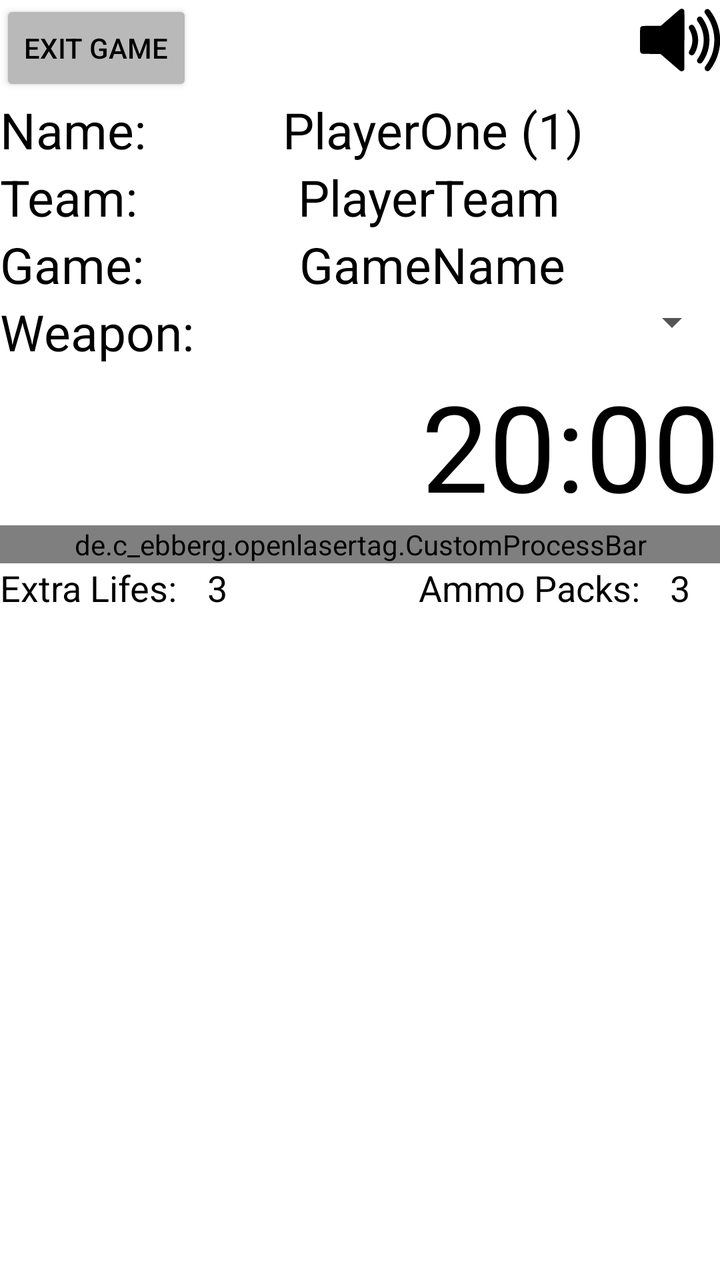
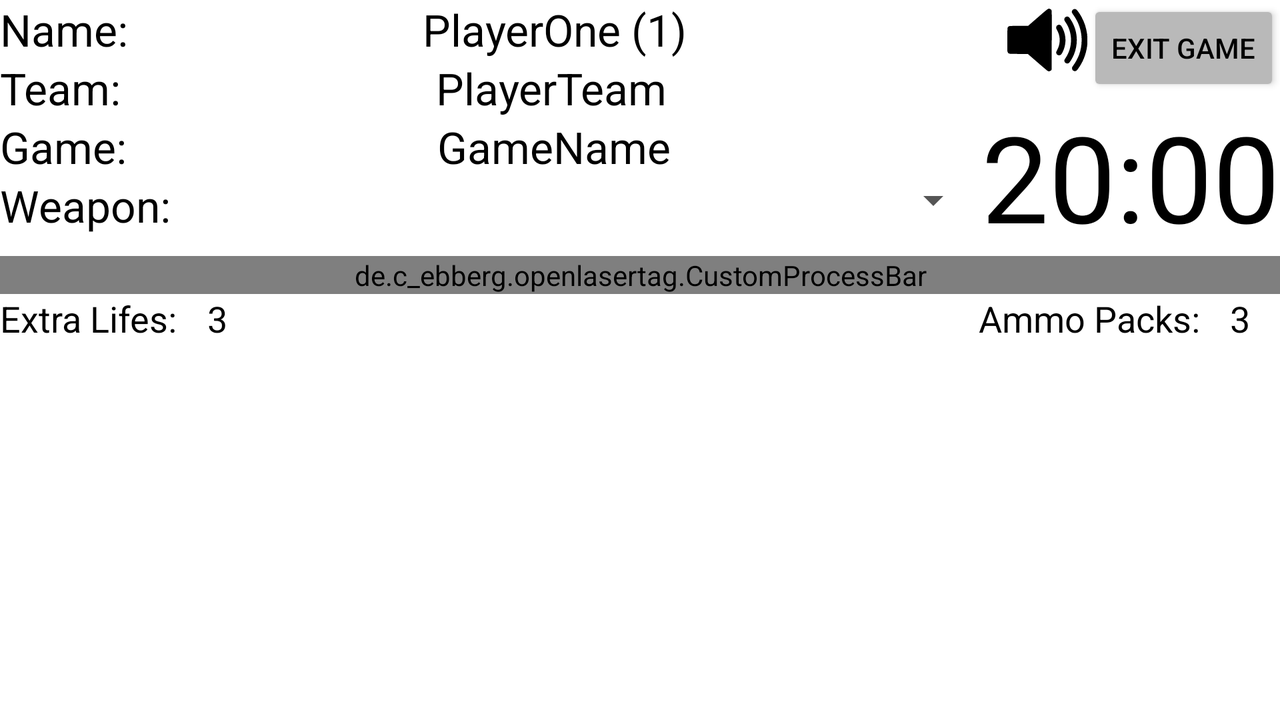

Two renders of one Android screen. The first uses the default layout on a phone; the second uses the alternative layout the repository ships for a different screen configuration, on a matching device. The two XML files are below.
<!-- AndroidManifest.xml: activity theme LightNoActionBar -->
<!-- res/layout/activity_game.xml -->
<?xml version="1.0" encoding="utf-8"?>
<RelativeLayout xmlns:android="http://schemas.android.com/apk/res/android"
    xmlns:tools="http://schemas.android.com/tools"
    xmlns:app="http://schemas.android.com/apk/res-auto"
    android:id="@+id/activity_game"
    android:layout_width="match_parent"
    android:layout_height="match_parent"
    tools:context="de.c_ebberg.openlasertag.GameActivity">

    <RelativeLayout
        android:layout_width="match_parent"
        android:layout_height="match_parent">

        <Button
            android:text="@string/ExitGame"
            android:layout_width="wrap_content"
            android:layout_height="wrap_content"
            android:layout_alignParentTop="true"
            android:layout_alignParentLeft="true"
            android:layout_alignParentStart="true"
            android:id="@+id/exit_game_button"/>

        <ImageButton
            app:srcCompat="@drawable/ic_sound"
            android:scaleType="fitCenter"
            android:background="#00000000"
            android:layout_alignParentTop="true"
            android:layout_alignParentRight="true"
            android:layout_alignParentEnd="true"
            android:layout_width="40dp"
            android:layout_height="40dp"
            android:id="@+id/game_sound_button"/>

        <TextView
            android:text="@string/NameDoublePoint"
            android:textSize="25sp"
            android:textColor="?colorTextPrimary"
            android:layout_width="wrap_content"
            android:layout_height="wrap_content"
            android:layout_below="@id/exit_game_button"
            android:id="@+id/player_name_id_label"/>

        <TextView
            android:text="PlayerOne (1)"
            android:textSize="25sp"
            android:textColor="?colorTextPrimary"
            android:textAlignment="center"
            android:layout_width="match_parent"
            android:layout_height="wrap_content"
            android:layout_below="@id/exit_game_button"
            android:layout_toRightOf="@id/player_name_id_label"
            android:layout_toEndOf="@id/player_name_id_label"
            android:id="@+id/player_name_id_text"/>

        <TextView
            android:text="@string/TeamDoublePoint"
            android:textSize="25sp"
            android:textColor="?colorTextPrimary"
            android:layout_width="wrap_content"
            android:layout_height="wrap_content"
            android:layout_below="@id/player_name_id_label"
            android:layout_alignParentLeft="true"
            android:layout_alignParentStart="true"
            android:id="@+id/team_label"/>

        <TextView
            android:text="PlayerTeam"
            android:textSize="25sp"
            android:textColor="?colorTextPrimary"
            android:textAlignment="center"
            android:layout_width="match_parent"
            android:layout_height="wrap_content"
            android:layout_below="@id/player_name_id_text"
            android:layout_toRightOf="@id/team_label"
            android:layout_toEndOf="@id/team_label"
            android:id="@+id/team_text"/>

        <TextView
            android:text="@string/GameDoublePoint"
            android:textSize="25sp"
            android:textColor="?colorTextPrimary"
            android:layout_width="wrap_content"
            android:layout_height="wrap_content"
            android:layout_below="@id/team_label"
            android:layout_alignParentLeft="true"
            android:layout_alignParentStart="true"
            android:id="@+id/game_name_label"/>

        <TextView
            android:text="GameName"
            android:textSize="25sp"
            android:textColor="?colorTextPrimary"
            android:textAlignment="center"
            android:layout_width="match_parent"
            android:layout_height="wrap_content"
            android:layout_toRightOf="@id/game_name_label"
            android:layout_toEndOf="@id/game_name_label"
            android:layout_below="@id/team_text"
            android:id="@+id/game_name_text"/>

        <TextView
            android:text="@string/WeaponDoublePoint"
            android:textSize="25sp"
            android:textColor="?colorTextPrimary"
            android:layout_width="wrap_content"
            android:layout_height="wrap_content"
            android:layout_alignParentLeft="true"
            android:layout_alignParentStart="true"
            android:layout_below="@id/game_name_label"
            android:id="@+id/game_weapon_select_label"/>

        <Spinner
            android:layout_width="match_parent"
            android:layout_height="wrap_content"
            android:layout_toRightOf="@id/game_weapon_select_label"
            android:layout_toEndOf="@id/game_weapon_select_label"
            android:layout_below="@id/game_name_text"
            android:id="@+id/game_weapon_select_spinner"/>

        <RelativeLayout
            android:layout_width="match_parent"
            android:layout_height="wrap_content"
            android:id="@+id/game_time_layout"
            android:layout_below="@id/game_weapon_select_label">
            <TextView
                android:text="20:00"
                android:textSize="60sp"
                android:textColor="?colorTextPrimary"
                android:layout_width="wrap_content"
                android:layout_height="wrap_content"
                android:layout_alignParentRight="true"
                android:layout_alignParentEnd="true"
                android:id="@+id/game_time_text"/>

            <ImageView
                app:srcCompat="@drawable/icon_flag"
                android:layout_width="60dp"
                android:layout_height="60dp"
                android:visibility="gone"
                android:id="@+id/game_flag_view"/>
        </RelativeLayout>

        <de.c_ebberg.openlasertag.CustomProcessBar
            android:layout_width="match_parent"
            android:layout_height="wrap_content"
            android:id="@+id/game_points_bar"
            android:layout_below="@id/game_time_layout"
            app:TextDimension="18sp"
            app:ValuePreceision="0"

            app:Bar1="true"
            app:Bar1Color="#FFFF0000"
            app:Bar1BackgroundDarker="150"
            app:Label1Color="?colorTextPrimary"
            app:Label1Text="@string/Life"
            app:Bar1ValueColor="#FFFFFFFF"
            app:Bar1ShowValue="true"
            app:Bar1MaxValue="100"
            app:Bar2="true"
            app:Bar2Color="#FF00FF00"
            app:Bar2BackgroundDarker="150"
            app:Label2Color="?colorTextPrimary"
            app:Label2Text="@string/Shield"
            app:Bar2ValueColor="#FFFFFFFF"
            app:Bar2ShowValue="true"
            app:Bar2MaxValue="100"
            app:Bar3="true"
            app:Bar3Color="#FF0000FF"
            app:Bar3BackgroundDarker="150"
            app:Label3Color="?colorTextPrimary"
            app:Label3Text="@string/Ammo"
            app:Bar3ValueColor="#FFFFFFFF"
            app:Bar3ShowValue="true"
            app:Bar3MaxValue="100"

            app:Bar1Value="100"
            app:Bar2Value="50"
            app:Bar3Value="20"
            />

        <RelativeLayout
            android:layout_width="match_parent"
            android:layout_height="wrap_content"
            android:layout_below="@id/game_points_bar"
            android:id="@+id/extra_lifes_layout">

            <TextView
                android:text="3"
                android:textSize="18sp"
                android:textColor="?colorTextPrimary"
                android:layout_width="wrap_content"
                android:layout_height="wrap_content"
                android:layout_alignParentRight="true"
                android:layout_alignParentEnd="true"
                android:paddingLeft="15dp"
                android:paddingStart="15dp"
                android:paddingRight="15dp"
                android:paddingEnd="15dp"
                android:id="@+id/ammo_packs_text"/>

            <TextView
                android:text="@string/AmmoPacksDoublePoint"
                android:textSize="18sp"
                android:textColor="?colorTextPrimary"
                android:layout_width="wrap_content"
                android:layout_height="wrap_content"
                android:layout_toLeftOf="@id/ammo_packs_text"
                android:layout_toStartOf="@id/ammo_packs_text"
                android:id="@+id/ammo_packs_label"/>

            <TextView
                android:text="@string/ExtraLifesDoublePoint"
                android:textSize="18sp"
                android:textColor="?colorTextPrimary"
                android:layout_width="wrap_content"
                android:layout_height="wrap_content"
                android:layout_alignParentLeft="true"
                android:layout_alignParentStart="true"
                android:id="@+id/extra_lifes_label"/>

            <TextView
                android:text="3"
                android:textSize="18sp"
                android:textColor="?colorTextPrimary"
                android:layout_width="match_parent"
                android:layout_height="wrap_content"
                android:layout_toRightOf="@id/extra_lifes_label"
                android:layout_toEndOf="@id/extra_lifes_label"
                android:paddingLeft="15dp"
                android:paddingStart="15dp"
                android:paddingRight="15dp"
                android:paddingEnd="15dp"
                android:id="@+id/extra_lifes_text"/>

        </RelativeLayout>

        <ScrollView
            android:layout_width="match_parent"
            android:layout_height="wrap_content"
            android:layout_alignParentBottom="true"
            android:id="@+id/game_item_scroll_view">
            <GridLayout
                android:layout_width="match_parent"
                android:layout_height="wrap_content"
                android:columnCount="6"
                android:rowCount="2"
                android:id="@+id/game_item_layout"/>
        </ScrollView>

        <ListView
            android:layout_width="match_parent"
            android:layout_height="wrap_content"
            android:layout_below="@id/extra_lifes_layout"
            android:layout_above="@id/game_item_scroll_view"
            android:id="@+id/game_messages_listview"/>

        <LinearLayout
            android:layout_width="match_parent"
            android:layout_height="wrap_content"
            android:orientation="vertical"
            android:layout_below="@id/extra_lifes_layout"
            android:visibility="gone"
            android:id="@+id/game_endstats_layout">
            <ImageView
                android:layout_width="match_parent"
                android:layout_height="2dp"
                android:background="?colorItemDivider"/>
            <TextView
                android:text="@string/GameStats"
                android:textColor="?colorTextPrimary"
                android:textSize="23sp"
                android:layout_width="match_parent"
                android:layout_height="wrap_content" />
            <ListView
                android:layout_width="match_parent"
                android:layout_height="wrap_content"
                android:id="@+id/game_stats_list"/>
        </LinearLayout>

    </RelativeLayout>

    <RelativeLayout
        android:layout_width="match_parent"
        android:layout_height="match_parent"
        android:visibility="gone"
        android:background="?colorOverlay"
        android:id="@+id/countdown_overlay_layout"
        >

        <TextView
            android:text="10"
            android:textColor="?colorOverlayText"
            android:textSize="60sp"
            android:textAlignment="center"
            android:layout_width="match_parent"
            android:layout_height="wrap_content"
            android:layout_centerVertical="true"
            android:id="@+id/countdown_overlay_text"/>
    </RelativeLayout>

</RelativeLayout>
<!-- resources referenced by this layout -->
<resources>
  <!-- drawable icon_flag (drawable) -->
  <vector android:height="24dp" android:viewportHeight="744.09436"
      android:viewportWidth="744.0945" android:width="24dp" xmlns:android="http://schemas.android.com/apk/res/android">
      <path android:fillAlpha="0.92653061" android:fillColor="#000000"
          android:pathData="M15.9,2.5L67.6,2.5A7.3,6 0,0 1,75 8.5L75,735.2A7.3,6 0,0 1,67.6 741.2L15.9,741.2A7.3,6 0,0 1,8.6 735.2L8.6,8.5A7.3,6 0,0 1,15.9 2.5z"
          android:strokeAlpha="1" android:strokeColor="#00000000"
          android:strokeLineCap="round" android:strokeLineJoin="round" android:strokeWidth="1"/>
      <path android:fillColor="#000000"
          android:pathData="m91.9,52.1 l1,363.7c0,0 3,13.1 10.1,12.1 7.1,-1 27.3,-7.1 27.3,-7.1 0,0 102,-29.3 227.3,42.4 125.3,71.7 198,65.7 299,38.4 101,-27.3 68.7,-38.4 68.7,-38.4 0,0 6.1,-1 8.1,-11.1 2,-10.1 0,-437.4 0,-437.4 0,0 -128.2,194.2 -346.5,64.6C354.6,60.2 243.3,-10.2 124.2,20.8l-23.2,6.1c-10.7,2.8 -9.1,25.3 -9.1,25.3z"
          android:strokeAlpha="1" android:strokeColor="#000000"
          android:strokeLineCap="butt" android:strokeLineJoin="miter" android:strokeWidth="1"/>
  </vector>
  <string name="Ammo">Ammo</string>
  <string name="AmmoPacksDoublePoint">Ammo Packs:</string>
  <string name="ExitGame">Exit Game</string>
  <string name="ExtraLifesDoublePoint">Extra Lifes:</string>
  <string name="GameDoublePoint">Game:</string>
  <string name="GameStats">Game Stats:</string>
  <string name="Life">Life</string>
  <string name="NameDoublePoint">Name:</string>
  <string name="Shield">Shield</string>
  <string name="TeamDoublePoint">Team:</string>
  <string name="WeaponDoublePoint">Weapon:</string>
  <style name="LightNoActionBar" parent="AppThemeLight">
          <item name="windowActionBar">false</item>
          <item name="windowNoTitle">true</item>
      </style>
  <color name="colorLightPrimary">#3F51B5</color>
  <color name="colorLightPrimaryDark">#303f9f</color>
  <color name="colorLightAccent">#FF4081</color>
  <color name="colorLightTextPrimary">#FF000000</color>
  <color name="colorLightTextSecondary">#FF555555</color>
  <color name="colorLightForegroundPrimary">#FF000000</color>
  <color name="colorLightBackground1">#FFFFFFFF</color>
  <style name="PopupItemTextAppearanceLight" parent="android:TextAppearance">
          <item name="android:textColor">@color/colorLightTextPrimary</item>
      </style>
  <color name="colorLightBackground2">#FFCCCCCC</color>
  <color name="colorLightBackgroundAccent">#9da5ed</color>
  <color name="colorLightTextAccent">#FFFF0000</color>
  <color name="colorLightTextBackgroundAccent">#88FF4081</color>
  <color name="colorLightForegroundSecondary">#FF999999</color>
  <color name="colorLightOverlay">#BB000000</color>
  <color name="colorLightOverlayText">#FFFFFFFF</color>
  <color name="colorLightItemDivider">#FF000000</color>
  <color name="colorLightDiagramValue">#5d5dff</color>
  <color name="colorLightButtonBackground">#b9b9b9</color>
  <color name="colorLightButtonBackgroundPressed">#a4a3a3</color>
</resources>
<!-- res/layout-land/activity_game.xml (the repository's variant of the layout above) -->
<!-- drawn on the phone turned sideways -->
<?xml version="1.0" encoding="utf-8"?>
<RelativeLayout xmlns:android="http://schemas.android.com/apk/res/android"
    xmlns:tools="http://schemas.android.com/tools"
    xmlns:app="http://schemas.android.com/apk/res-auto"
    android:id="@+id/activity_game"
    android:layout_width="match_parent"
    android:layout_height="match_parent"
    tools:context="de.c_ebberg.openlasertag.GameActivity">

    <RelativeLayout
        android:layout_width="match_parent"
        android:layout_height="match_parent">

        <Button
            android:text="@string/ExitGame"
            android:layout_width="wrap_content"
            android:layout_height="wrap_content"
            android:layout_alignParentTop="true"
            android:layout_alignParentRight="true"
            android:layout_alignParentEnd="true"
            android:id="@+id/exit_game_button"/>

        <ImageButton
            app:srcCompat="@drawable/ic_sound"
            android:scaleType="fitCenter"
            android:background="#00000000"
            android:layout_alignParentTop="true"
            android:layout_toLeftOf="@id/exit_game_button"
            android:layout_toStartOf="@id/exit_game_button"
            android:layout_width="40dp"
            android:layout_height="40dp"
            android:id="@+id/game_sound_button"/>

        <TextView
            android:text="20:00"
            android:textSize="60sp"
            android:textColor="?colorTextPrimary"
            android:layout_width="wrap_content"
            android:layout_height="wrap_content"
            android:layout_alignParentRight="true"
            android:layout_alignParentEnd="true"
            android:layout_below="@id/exit_game_button"
            android:id="@+id/game_time_text"/>
        <ImageView
            app:srcCompat="@drawable/icon_flag"
            android:layout_width="60dp"
            android:layout_height="60dp"
            android:layout_toLeftOf="@id/game_time_text"
            android:layout_toStartOf="@id/game_time_text"
            android:layout_below="@id/exit_game_button"
            android:visibility="gone"
            android:id="@+id/game_flag_view"/>

        <RelativeLayout
            android:layout_width="wrap_content"
            android:layout_height="wrap_content"
            android:layout_alignParentTop="true"
            android:layout_toLeftOf="@id/game_flag_view"
            android:layout_toStartOf="@id/game_flag_view"
            android:id="@+id/game_info_layout">
            <TextView
                android:text="@string/NameDoublePoint"
                android:textSize="@dimen/game_info_text_dimension"
                android:textColor="?colorTextPrimary"
                android:layout_width="wrap_content"
                android:layout_height="wrap_content"
                android:layout_alignParentTop="true"
                android:layout_alignParentLeft="true"
                android:layout_alignParentStart="true"
                android:id="@+id/player_name_id_label"/>

            <TextView
                android:text="PlayerOne (1)"
                android:textSize="@dimen/game_info_text_dimension"
                android:textColor="?colorTextPrimary"
                android:textAlignment="center"
                android:layout_width="match_parent"
                android:layout_height="wrap_content"
                android:layout_alignParentTop="true"
                android:layout_toRightOf="@id/player_name_id_label"
                android:layout_toEndOf="@id/player_name_id_label"
                android:id="@+id/player_name_id_text"/>

            <TextView
                android:text="@string/TeamDoublePoint"
                android:textSize="@dimen/game_info_text_dimension"
                android:textColor="?colorTextPrimary"
                android:layout_width="wrap_content"
                android:layout_height="wrap_content"
                android:layout_below="@id/player_name_id_label"
                android:layout_alignParentLeft="true"
                android:layout_alignParentStart="true"
                android:id="@+id/team_label"/>

            <TextView
                android:text="PlayerTeam"
                android:textSize="@dimen/game_info_text_dimension"
                android:textColor="?colorTextPrimary"
                android:textAlignment="center"
                android:layout_width="match_parent"
                android:layout_height="wrap_content"
                android:layout_below="@id/player_name_id_text"
                android:layout_toRightOf="@id/team_label"
                android:layout_toEndOf="@id/team_label"
                android:id="@+id/team_text"/>

            <TextView
                android:text="@string/GameDoublePoint"
                android:textSize="@dimen/game_info_text_dimension"
                android:textColor="?colorTextPrimary"
                android:layout_width="wrap_content"
                android:layout_height="wrap_content"
                android:layout_below="@id/team_label"
                android:layout_alignParentLeft="true"
                android:layout_alignParentStart="true"
                android:id="@+id/game_name_label"/>

            <TextView
                android:text="GameName"
                android:textSize="@dimen/game_info_text_dimension"
                android:textColor="?colorTextPrimary"
                android:textAlignment="center"
                android:layout_width="match_parent"
                android:layout_height="wrap_content"
                android:layout_toRightOf="@id/game_name_label"
                android:layout_toEndOf="@id/game_name_label"
                android:layout_below="@id/team_text"
                android:id="@+id/game_name_text"/>

            <TextView
                android:text="@string/WeaponDoublePoint"
                android:textSize="@dimen/game_info_text_dimension"
                android:textColor="?colorTextPrimary"
                android:layout_width="wrap_content"
                android:layout_height="wrap_content"
                android:layout_alignParentLeft="true"
                android:layout_alignParentStart="true"
                android:layout_below="@id/game_name_label"
                android:id="@+id/game_weapon_select_label"/>

            <Spinner
                android:layout_width="match_parent"
                android:layout_height="wrap_content"
                android:layout_toRightOf="@id/game_weapon_select_label"
                android:layout_toEndOf="@id/game_weapon_select_label"
                android:layout_below="@id/game_name_text"
                android:id="@+id/game_weapon_select_spinner"/>
        </RelativeLayout>

        <de.c_ebberg.openlasertag.CustomProcessBar
            android:layout_width="match_parent"
            android:layout_height="wrap_content"
            android:id="@+id/game_points_bar"
            android:layout_below="@id/game_time_text"
            app:TextDimension="18sp"
            app:ValuePreceision="0"

            app:Bar1="true"
            app:Bar1Color="#FFFF0000"
            app:Bar1BackgroundDarker="150"
            app:Label1Color="?colorTextPrimary"
            app:Label1Text="@string/Life"
            app:Bar1ValueColor="#FFFFFFFF"
            app:Bar1ShowValue="true"
            app:Bar1MaxValue="100"
            app:Bar2="true"
            app:Bar2Color="#FF00FF00"
            app:Bar2BackgroundDarker="150"
            app:Label2Color="?colorTextPrimary"
            app:Label2Text="@string/Shield"
            app:Bar2ValueColor="#FFFFFFFF"
            app:Bar2ShowValue="true"
            app:Bar2MaxValue="100"
            app:Bar3="true"
            app:Bar3Color="#FF0000FF"
            app:Bar3BackgroundDarker="150"
            app:Label3Color="?colorTextPrimary"
            app:Label3Text="@string/Ammo"
            app:Bar3ValueColor="#FFFFFFFF"
            app:Bar3ShowValue="true"
            app:Bar3MaxValue="100"

            app:Bar1Value="100"
            app:Bar2Value="50"
            app:Bar3Value="20"
            />

        <RelativeLayout
            android:layout_width="match_parent"
            android:layout_height="wrap_content"
            android:layout_below="@id/game_points_bar"
            android:id="@+id/extra_lifes_layout">

            <TextView
                android:text="3"
                android:textSize="18sp"
                android:textColor="?colorTextPrimary"
                android:layout_width="wrap_content"
                android:layout_height="wrap_content"
                android:layout_alignParentRight="true"
                android:layout_alignParentEnd="true"
                android:paddingLeft="15dp"
                android:paddingStart="15dp"
                android:paddingRight="15dp"
                android:paddingEnd="15dp"
                android:id="@+id/ammo_packs_text"/>

            <TextView
                android:text="@string/AmmoPacksDoublePoint"
                android:textSize="18sp"
                android:textColor="?colorTextPrimary"
                android:layout_width="wrap_content"
                android:layout_height="wrap_content"
                android:layout_toLeftOf="@id/ammo_packs_text"
                android:layout_toStartOf="@id/ammo_packs_text"
                android:id="@+id/ammo_packs_label"/>

            <TextView
                android:text="@string/ExtraLifesDoublePoint"
                android:textSize="18sp"
                android:textColor="?colorTextPrimary"
                android:layout_width="wrap_content"
                android:layout_height="wrap_content"
                android:layout_alignParentLeft="true"
                android:layout_alignParentStart="true"
                android:id="@+id/extra_lifes_label"/>

            <TextView
                android:text="3"
                android:textSize="18sp"
                android:textColor="?colorTextPrimary"
                android:layout_width="match_parent"
                android:layout_height="wrap_content"
                android:layout_toRightOf="@id/extra_lifes_label"
                android:layout_toEndOf="@id/extra_lifes_label"
                android:paddingLeft="15dp"
                android:paddingStart="15dp"
                android:paddingRight="15dp"
                android:paddingEnd="15dp"
                android:id="@+id/extra_lifes_text"/>

        </RelativeLayout>

        <ScrollView
            android:layout_width="wrap_content"
            android:layout_height="wrap_content"
            android:layout_alignParentBottom="true"
            android:layout_alignParentStart="true"
            android:layout_alignParentLeft="true"
            android:layout_below="@id/extra_lifes_layout"
            android:id="@+id/game_item_scroll_view">
            <GridLayout
                android:layout_width="match_parent"
                android:layout_height="wrap_content"
                android:columnCount="6"
                android:rowCount="2"
                android:id="@+id/game_item_layout"/>
        </ScrollView>

        <ListView
            android:layout_width="wrap_content"
            android:layout_height="wrap_content"
            android:layout_alignParentBottom="true"
            android:layout_toRightOf="@id/game_item_scroll_view"
            android:layout_toEndOf="@id/game_item_scroll_view"
            android:layout_below="@id/extra_lifes_layout"
            android:id="@+id/game_messages_listview"/>

        <LinearLayout
            android:layout_width="match_parent"
            android:layout_height="wrap_content"
            android:orientation="vertical"
            android:layout_below="@id/extra_lifes_layout"
            android:visibility="gone"
            android:id="@+id/game_endstats_layout">
            <ImageView
                android:layout_width="match_parent"
                android:layout_height="2dp"
                android:background="?colorItemDivider"/>
            <TextView
                android:text="@string/GameStats"
                android:textColor="?colorTextPrimary"
                android:textSize="23sp"
                android:layout_width="match_parent"
                android:layout_height="wrap_content" />
            <ListView
                android:layout_width="match_parent"
                android:layout_height="wrap_content"
                android:id="@+id/game_stats_list"/>
        </LinearLayout>

    </RelativeLayout>

    <RelativeLayout
        android:layout_width="match_parent"
        android:layout_height="match_parent"
        android:visibility="gone"
        android:background="?colorOverlay"
        android:id="@+id/countdown_overlay_layout"
        >

        <TextView
            android:text="10"
            android:textColor="?colorOverlayText"
            android:textSize="60sp"
            android:textAlignment="center"
            android:layout_width="match_parent"
            android:layout_height="wrap_content"
            android:layout_centerVertical="true"
            android:id="@+id/countdown_overlay_text"/>
    </RelativeLayout>

</RelativeLayout>
<!-- resources referenced by the variant -->
<!-- as the phone turned sideways resolves them -->
<resources>
  <dimen name="game_info_text_dimension">22sp</dimen>
  <!-- drawable icon_flag (drawable) -->
  <vector android:height="24dp" android:viewportHeight="744.09436"
      android:viewportWidth="744.0945" android:width="24dp" xmlns:android="http://schemas.android.com/apk/res/android">
      <path android:fillAlpha="0.92653061" android:fillColor="#000000"
          android:pathData="M15.9,2.5L67.6,2.5A7.3,6 0,0 1,75 8.5L75,735.2A7.3,6 0,0 1,67.6 741.2L15.9,741.2A7.3,6 0,0 1,8.6 735.2L8.6,8.5A7.3,6 0,0 1,15.9 2.5z"
          android:strokeAlpha="1" android:strokeColor="#00000000"
          android:strokeLineCap="round" android:strokeLineJoin="round" android:strokeWidth="1"/>
      <path android:fillColor="#000000"
          android:pathData="m91.9,52.1 l1,363.7c0,0 3,13.1 10.1,12.1 7.1,-1 27.3,-7.1 27.3,-7.1 0,0 102,-29.3 227.3,42.4 125.3,71.7 198,65.7 299,38.4 101,-27.3 68.7,-38.4 68.7,-38.4 0,0 6.1,-1 8.1,-11.1 2,-10.1 0,-437.4 0,-437.4 0,0 -128.2,194.2 -346.5,64.6C354.6,60.2 243.3,-10.2 124.2,20.8l-23.2,6.1c-10.7,2.8 -9.1,25.3 -9.1,25.3z"
          android:strokeAlpha="1" android:strokeColor="#000000"
          android:strokeLineCap="butt" android:strokeLineJoin="miter" android:strokeWidth="1"/>
  </vector>
  <string name="Ammo">Ammo</string>
  <string name="AmmoPacksDoublePoint">Ammo Packs:</string>
  <string name="ExitGame">Exit Game</string>
  <string name="ExtraLifesDoublePoint">Extra Lifes:</string>
  <string name="GameDoublePoint">Game:</string>
  <string name="GameStats">Game Stats:</string>
  <string name="Life">Life</string>
  <string name="NameDoublePoint">Name:</string>
  <string name="Shield">Shield</string>
  <string name="TeamDoublePoint">Team:</string>
  <string name="WeaponDoublePoint">Weapon:</string>
  <style name="LightNoActionBar" parent="AppThemeLight">
          <item name="windowActionBar">false</item>
          <item name="windowNoTitle">true</item>
      </style>
  <color name="colorLightPrimary">#3F51B5</color>
  <color name="colorLightPrimaryDark">#303f9f</color>
  <color name="colorLightAccent">#FF4081</color>
  <color name="colorLightTextPrimary">#FF000000</color>
  <color name="colorLightTextSecondary">#FF555555</color>
  <color name="colorLightForegroundPrimary">#FF000000</color>
  <color name="colorLightBackground1">#FFFFFFFF</color>
  <style name="PopupItemTextAppearanceLight" parent="android:TextAppearance">
          <item name="android:textColor">@color/colorLightTextPrimary</item>
      </style>
  <color name="colorLightBackground2">#FFCCCCCC</color>
  <color name="colorLightBackgroundAccent">#9da5ed</color>
  <color name="colorLightTextAccent">#FFFF0000</color>
  <color name="colorLightTextBackgroundAccent">#88FF4081</color>
  <color name="colorLightForegroundSecondary">#FF999999</color>
  <color name="colorLightOverlay">#BB000000</color>
  <color name="colorLightOverlayText">#FFFFFFFF</color>
  <color name="colorLightItemDivider">#FF000000</color>
  <color name="colorLightDiagramValue">#5d5dff</color>
  <color name="colorLightButtonBackground">#b9b9b9</color>
  <color name="colorLightButtonBackgroundPressed">#a4a3a3</color>
</resources>
